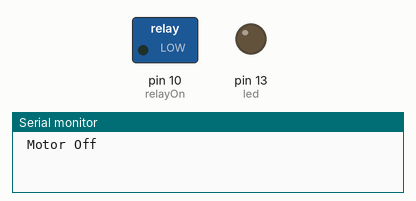
The sketch below on a simulated Arduino Uno, built with avr-gcc and run on an emulated ATmega328P. Shown: switched loads named in the sketch (green lamp = pin HIGH), output pins drawn as LEDs (lit = HIGH), the last lines printed to the serial monitor.

Above: at 0.1 s.
At 0.6 s:
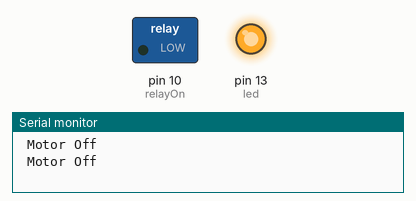
Timing chart, 0 to 2.1 s (numbered marks = the images above):
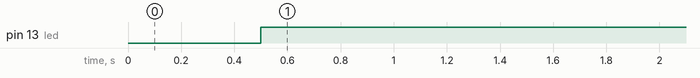

Measured:
- by itself, pin 13 (led): LOW → HIGH at 0.50 s

The sketch:

Machine_Monitor.ino
```cpp
/*

  Machine State Monitor -
  Used to monitor the state of Machine Motor Contactor
  *******************************************************
  *
  *  This project designed to monitor an input (pin 7);  *
  * If pin 7 goes high, set a bit (RelayOn) to true      *
  * Also included with the code is a power indicator bit *
  * which is being used to alert the system that the     *
  * machine is powered, so that it alerts the monitoring *
  * software to begin watching for (relayOn) to become   *
  * True (on), at which point the monitoring software    *
  * will start the clock for this machine hour tally     *
  *                                                      *
  * ******************************************************

  Use this site for monitoring switch state
  https://www.homemade-circuits.com/monitoring-state-of-switch-digital-read/

   Flex Inc.
   Test Lab Machine Hours Monitor
   When Circulation Pump Contactor is pulled in (on) we send
   a signal to drive an input high. We mirror that input to an output
   which will be monitored by the Labview software written for this
   purpose.
   By Mark Kelley / Ritchie Baje

   **************************************************************************************
   *            Version History                                                         *
   *  1.0 - Initial writing of basic concept                                            *
   *  1.1 - Developed if else statement to monitor machine contactor and set bit HIGH   *
   *        Once bit is set high, continue to monitor for state change in machine power *
   *        1/19/2021                                                                   *
   *  1.2 - Added Serial Print command to monitor bit through Serial Port               *
   *                                                                                    *
   *                                                                                    *
   *  ***********************************************************************************
*/

// ******************** This is the place to call your libraries ************************
// *                                                                                    *
// **************************************************************************************


// ****************This is the place to setup your variables ****************************
// **************************************************************************************

int dt1=500;
int led=13;                                   //Power On indicator
int relayOn=10;                               //Motor On bit
int contactOn=7;                               // Contact Closed Bit

// **************** Setup Pin States Here **********************************************
// * Also setup things like serial communication, etc.                                 *
// *************************************************************************************
void setup() {

      Serial.begin(9600);                     //initialize Serial Monitor
          pinMode(contactOn, INPUT);          //pin to monitor
          pinMode(relayOn, OUTPUT);           // Motor On Bit
          pinMode(led, OUTPUT);               // Power On Bit
}

// ***************************** Main Program Go Here ************************************
// *  These code pieces get executed over and over again as long as board is powered  ****
// ***************************************************************************************

void loop() {

if(contactOn==HIGH) {                         // Is pin 10 HIGH?
   digitalWrite(relayOn, HIGH);               // Set pin 10 to HIGH
   Serial.println(" Motor Running");          // Print message to Serial Port "Motor Running"
}
    else{digitalWrite(relayOn, LOW);          // Set pin 10 to LOW
    Serial.println(" Motor Off");             // Print Message that the "Motor is Off"
    delay(dt1);                               // Time Delay for Serial Display
}
   poweron();                                 // Turns on LED on Pin 13 when board is powered up.

 }


// *************************** Subroutines go here ****************************************
// *   The Code listed below only gets executed when called from the main loop         ****
// ****************************************************************************************
  void poweron(){
    digitalWrite(led, HIGH);   // turn the LED on (HIGH is the voltage level)
  }
```
